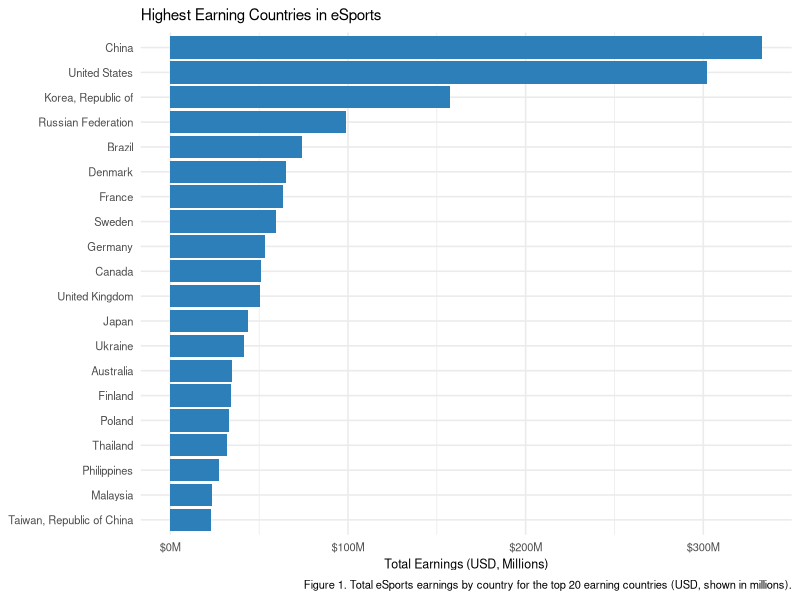

Write R code to recreate this figure.
## ---- chunk 1
# Code by Isabella. Reviewed by Adam.
# Using the Google code formatting guidelines.
library(tidyverse)
library(scales)

earnings_raw <- tribble(
  ~rank, ~country, ~total_earnings, ~players,
  1, "China", "$333,124,853.95", 9387,
  2, "United States", "$302,289,323.81", 29501,
  3, "Korea, Republic of", "$157,154,934.92", 5987,
  4, "Russian Federation", "$98,801,881.46", 5900,
  5, "Brazil", "$74,212,435.26", 6058,
  6, "Denmark", "$64,982,127.80", 2212,
  7, "France", "$63,290,937.28", 6705,
  8, "Sweden", "$59,203,302.47", 3367,
  9, "Germany", "$53,321,254.74", 6987,
  10, "Canada", "$50,919,206.73", 4395,
  11, "United Kingdom", "$50,674,463.56", 5747,
  12, "Japan", "$43,535,932.56", 4004,
  13, "Ukraine", "$41,266,588.03", 1727,
  14, "Australia", "$34,849,291.99", 4639,
  15, "Finland", "$34,242,302.63", 2216,
  16, "Poland", "$32,938,128.16", 3164,
  17, "Thailand", "$31,614,841.27", 2319,
  18, "Philippines", "$27,381,660.37", 1918,
  19, "Malaysia", "$23,483,101.29", 1723,
  20, "Taiwan, Republic of China", "$23,126,488.07", 1726
)

earnings_tidy <- earnings_raw %>%
  mutate(
    total_earnings = parse_number(total_earnings),
    players = as.integer(players),
    earnings_per_player = total_earnings / players
  ) %>%
  arrange(desc(total_earnings))

table_caption <- paste(
  "Table 1. Top 20 countries by total eSports earnings.",
  "Columns include rank, country, total earnings (USD), number of players,",
  "and earnings per player (USD)."
)

table_alt_text <- paste(
  "A table listing the top 20 countries by total eSports earnings.",
  "China is highest at about 333 million USD, followed by the United States",
  "at about 302 million USD, then Korea, Republic of at about 157 million USD.",
  "The table also shows players and earnings per player for each country."
)

earnings_table <- earnings_tidy %>%
  transmute(
    Rank = rank,
    Country = country,
    `Total Earnings (USD)` = dollar(total_earnings, accuracy = 1),
    Players = comma(players),
    `Earnings per Player (USD)` = dollar(earnings_per_player, accuracy = 1)
  )

cat(table_caption, "\n")
cat("Alt text: ", table_alt_text, "\n\n", sep = "")
print(earnings_table, n = Inf)

plot_caption <- paste(
  "Figure 1. Total eSports earnings by country for the top 20 earning countries",
  "(USD, shown in millions)."
)

earnings_plot <- ggplot(
  earnings_tidy,
  aes(x = reorder(country, total_earnings), y = total_earnings)
) +
  geom_col(fill = "#2C7FB8") +
  coord_flip() +
  scale_y_continuous(labels = label_dollar(scale = 1e-6, suffix = "M")) +
  labs(
    title = "Highest Earning Countries in eSports",
    x = NULL,
    y = "Total Earnings (USD, Millions)",
    caption = plot_caption
  ) +
  theme_minimal(base_size = 12) +
  theme(
    plot.title = element_text(size = 11),
    axis.title = element_text(size = 9),
    axis.text = element_text(size = 8),
    plot.caption = element_text(size = 8)
  )

cat("\n", plot_caption, "\n\n", sep = "")
print(earnings_plot)
